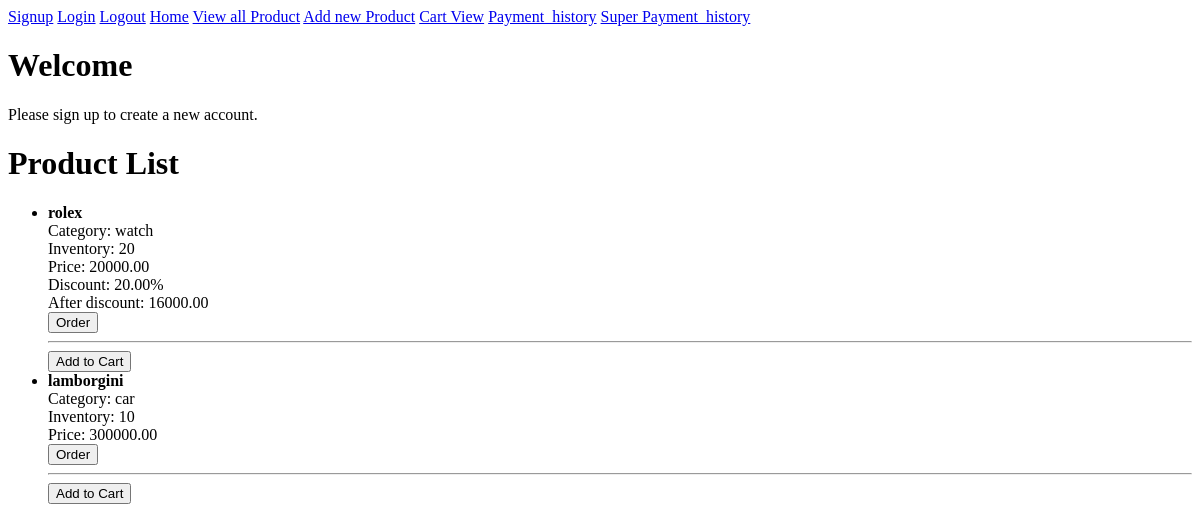
/product_home, run on an earlier commit of the app's database.
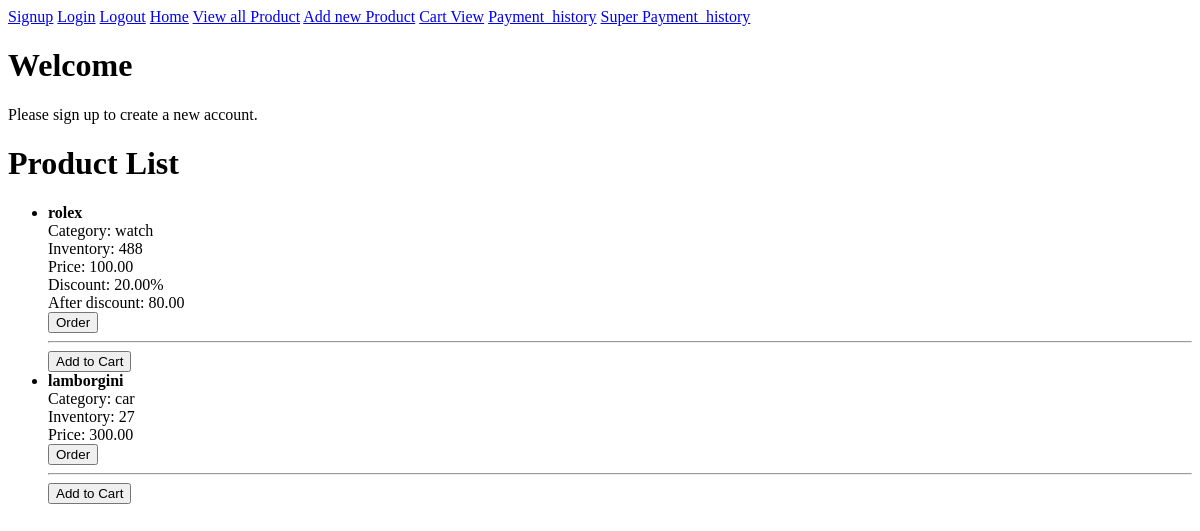
And on a later commit of the database.
### products/models.py (models this page shows, shortened)
class Product(models.Model):
    name = models.CharField(max_length=50)
    desc = models.TextField(null=True, blank=True)
    SKU = models.CharField(max_length=50, null=True, blank=True)
    category_id = models.ForeignKey(Product_Category, on_delete=models.CASCADE)
    inventory_id = models.OneToOneField(Product_Inventory, on_delete=models.CASCADE, null=True, blank=True)
    price = models.DecimalField(max_length=50, max_digits=20, decimal_places=2)
    discount_id = models.ForeignKey(Discount, on_delete=models.CASCADE, null=True, blank=True)
    discounted_price = models.DecimalField(max_length=20, max_digits=20, decimal_places=2, null=True, blank=True)
    created_at = models.DateTimeField(auto_now_add=True)
    modified_at = models.DateField(null=True, blank=True)
    deleted_at = models.DateField(null=True, blank=True)

class Product_Inventory(models.Model):
    product_id = models.OneToOneField("Product", on_delete=models.CASCADE, null=True, blank=True)
    name = models.CharField(max_length=50, null=True, blank=True)
    quantity = models.IntegerField(null=True, blank=True)
    created_at = models.DateTimeField(auto_now_add=True)
    modified_at = models.DateField(null=True, blank=True)
    deleted_at = models.DateField(null=True, blank=True)

class Product_Category(models.Model):
    name = models.CharField(max_length=50)
    desc = models.TextField(null=True, blank=True)
    created_at = models.DateTimeField(auto_now_add=True)
    modified_at = models.DateField(null=True, blank=True)
    deleted_at = models.DateField(null=True, blank=True)

class Discount(models.Model):
    name = models.CharField(max_length=50)
    desc = models.TextField(null=True, blank=True)
    discount = models.DecimalField(max_length=20, max_digits=20, decimal_places=2)
    active = models.BooleanField(default=True)
    created_at = models.DateTimeField(auto_now_add=True)
    modified_at = models.DateField(null=True, blank=True)
    deleted_at = models.DateField(null=True, blank=True)

### products/views.py (the view)
# urls.py: path('product_home', views.product_home, name="product_home"),
def product_home(request):
    products = Product.objects.filter(deleted_at__isnull=True).select_related(
        "category_id",
        "inventory_id",
        "discount_id",
    )
    context = {"products": products}
    return render(request, "products/product_home.html", context)

### templates/products/product_home.html (shortened to what this page needs)
{% extends 'base.html' %}
{% block content %}
  <h1>Welcome</h1>
  {% if user.is_authenticated %}
    <p>{{ user.username }}</p>
  {% else %}
    <p>Please sign up to create a new account.</p>
  {% endif %}
  <h1>Product List</h1>
  <ul>
    {% for product in products %}
      <li>
        <strong>{{ product.name }}</strong><br />
        Category: {{ product.category_id.name }}<br />
        Inventory: {{ product.inventory_id.quantity }}<br />
        Price: {{ product.price|floatformat:2 }}<br />
        {% if product.discount_id and product.discount_id.active %}
          Discount: {{ product.discount_id.discount }}%<br />
          After discount: {{ product.discounted_price|floatformat:2 }}
        {% endif %}
        {% if product.inventory_id.quantity > 0 %}
        <form action="{% url 'buy_now' product.id %}" method="post">
          <button type="submit">Order</button>
        </form>
        <hr>
        <form action="{% url 'add_to_cart' product.id %}" method="post">
          <button type="submit">Add to Cart</button>
        </form>
        {% else %}
          <p>Out of Stock</p>
        {% endif %}
      </li>
    {% endfor %}
  </ul>
{% endblock %}

What changed in the data, as far as the page shows it:
changed Product "rolex": inventory_id.quantity "20" → "488"; price "20000.00" → "100.00"; discounted_price "16000.00" → "80.00"
changed Product "lamborgini": inventory_id.quantity "10" → "27"; price "300000.00" → "300.00"
